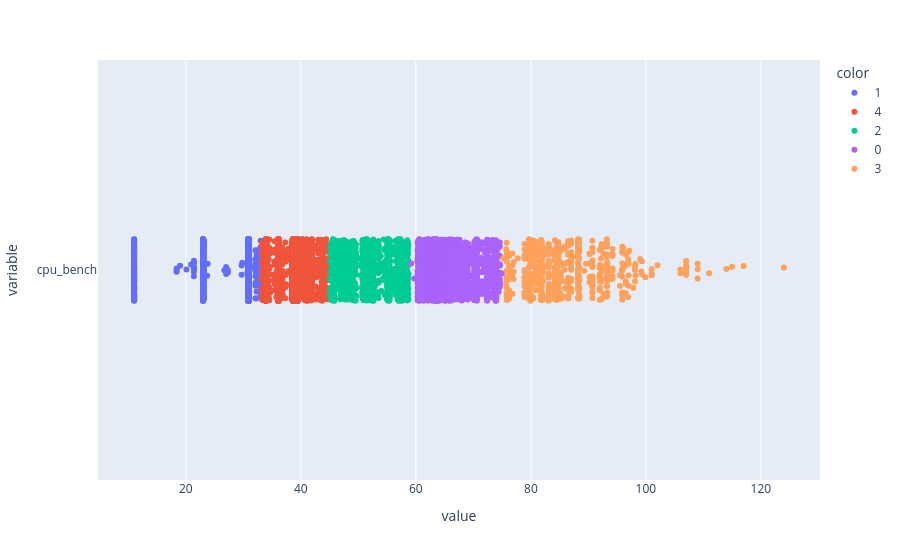

The cell this chart's notebook holds for it:
### Code cell
px.strip(X, color=labels, orientation='h', stripmode='overlay')

### Figure 1 — Plotly figure (JSON) as saved in the notebook; plotly's stock layout.template omitted (floating-point values rounded to 4 significant figures; data arrays with more than 128 entries replaced by an {"elided": "..."} marker saying what was removed)
{"data": [{"alignmentgroup": "True", "boxpoints": "all", "fillcolor": "rgba(255,255,255,0)", "hoveron": "points", "hovertemplate": "color=1<br>value=%{x}<br>variable=%{y}<extra></extra>", "legendgroup": "1", "line": {"color": "rgba(255,255,255,0)"}, "marker": {"color": "#636efa"}, "name": "1", "offsetgroup": "1", "orientation": "h", "pointpos": 0, "showlegend": true, "type": "box", "x": {"elided": "5537 float values"}, "x0": " ", "xaxis": "x", "y": {"elided": "5537 str values"}, "y0": " ", "yaxis": "y"}, {"alignmentgroup": "True", "boxpoints": "all", "fillcolor": "rgba(255,255,255,0)", "hoveron": "points", "hovertemplate": "color=4<br>value=%{x}<br>variable=%{y}<extra></extra>", "legendgroup": "4", "line": {"color": "rgba(255,255,255,0)"}, "marker": {"color": "#EF553B"}, "name": "4", "offsetgroup": "4", "orientation": "h", "pointpos": 0, "showlegend": true, "type": "box", "x": {"elided": "8689 float values"}, "x0": " ", "xaxis": "x", "y": {"elided": "8689 str values"}, "y0": " ", "yaxis": "y"}, {"alignmentgroup": "True", "boxpoints": "all", "fillcolor": "rgba(255,255,255,0)", "hoveron": "points", "hovertemplate": "color=2<br>value=%{x}<br>variable=%{y}<extra></extra>", "legendgroup": "2", "line": {"color": "rgba(255,255,255,0)"}, "marker": {"color": "#00cc96"}, "name": "2", "offsetgroup": "2", "orientation": "h", "pointpos": 0, "showlegend": true, "type": "box", "x": {"elided": "1516 float values"}, "x0": " ", "xaxis": "x", "y": {"elided": "1516 str values"}, "y0": " ", "yaxis": "y"}, {"alignmentgroup": "True", "boxpoints": "all", "fillcolor": "rgba(255,255,255,0)", "hoveron": "points", "hovertemplate": "color=0<br>value=%{x}<br>variable=%{y}<extra></extra>", "legendgroup": "0", "line": {"color": "rgba(255,255,255,0)"}, "marker": {"color": "#ab63fa"}, "name": "0", "offsetgroup": "0", "orientation": "h", "pointpos": 0, "showlegend": true, "type": "box", "x": {"elided": "3098 float values"}, "x0": " ", "xaxis": "x", "y": {"elided": "3098 str values"}, "y0": " ", "yaxis": "y"}, {"alignmentgroup": "True", "boxpoints": "all", "fillcolor": "rgba(255,255,255,0)", "hoveron": "points", "hovertemplate": "color=3<br>value=%{x}<br>variable=%{y}<extra></extra>", "legendgroup": "3", "line": {"color": "rgba(255,255,255,0)"}, "marker": {"color": "#FFA15A"}, "name": "3", "offsetgroup": "3", "orientation": "h", "pointpos": 0, "showlegend": true, "type": "box", "x": {"elided": "665 float values"}, "x0": " ", "xaxis": "x", "y": {"elided": "665 str values"}, "y0": " ", "yaxis": "y"}], "layout": {"boxmode": "overlay", "legend": {"title": {"text": "color"}, "tracegroupgap": 0}, "margin": {"t": 60}, "xaxis": {"anchor": "y", "domain": [0, 1], "title": {"text": "value"}}, "yaxis": {"anchor": "x", "domain": [0, 1], "title": {"text": "variable"}}}}
